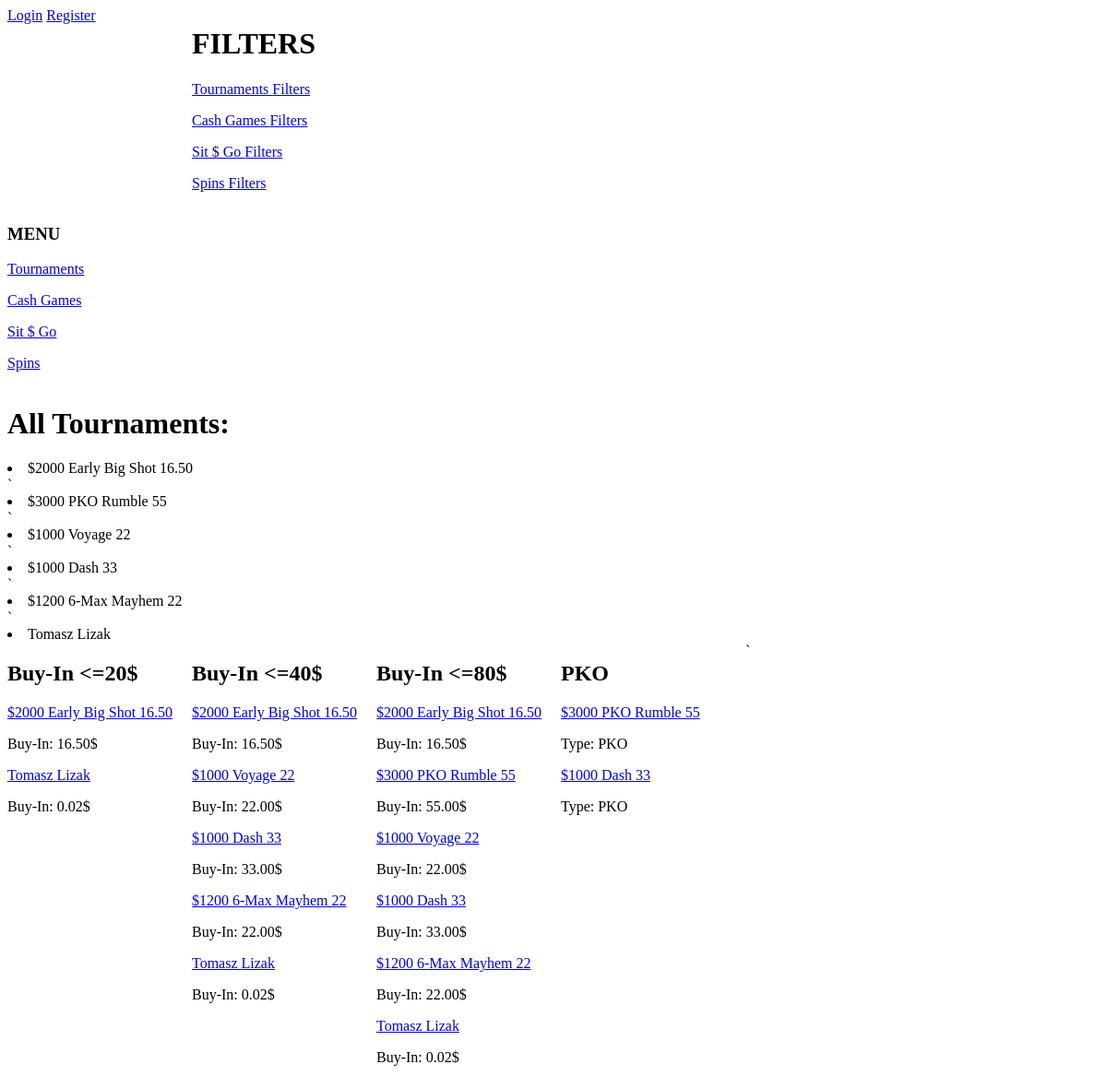
/game_type/1/filter/, run on an earlier commit of the app's database.
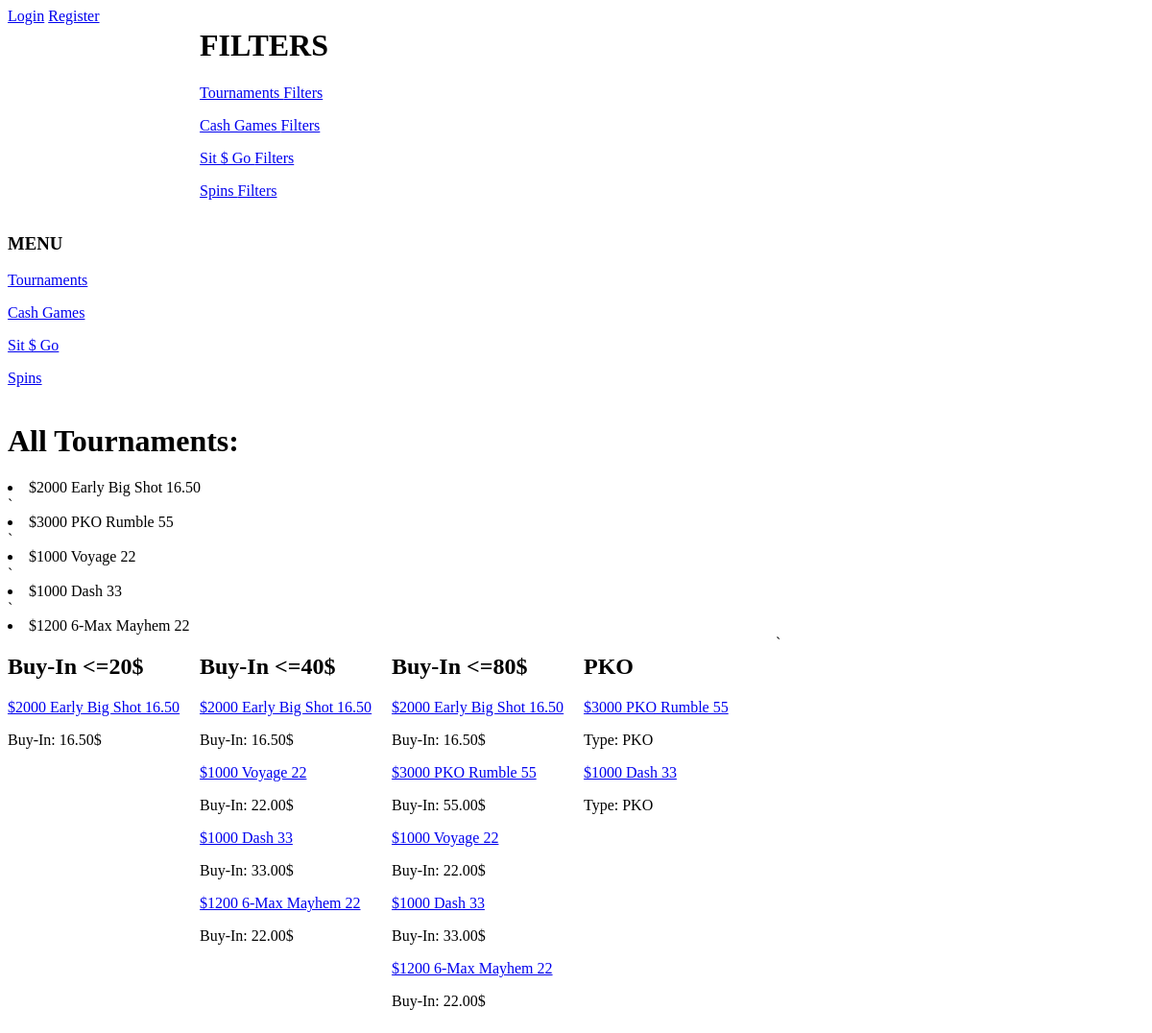
And on a later commit of the database.
### tournaments/models.py (models this page shows, shortened)
class Game_Type(models.Model):
    name = models.CharField(max_length=50)

class Tournaments(models.Model):
    Tournament_status = (
        ('compleated', 'compleated'),
        ('running', 'running'),
        ('late reg', 'late reg'),
        ('upcoming', 'upcoming')
    )
    Tournament_type =(
        ('freezout', 'freezout'),
        ('R&A', 'R&A'),
        ('PKO', "PKO"),
        ('Knockot', 'Knockout')
    )
    name = models.CharField(max_length=50)
    date = models.DateTimeField(auto_now=False, auto_now_add=False, blank=True, null=True)
    buy_in = models.DecimalField(max_digits=12, decimal_places=2)
    players = models.IntegerField(blank=True, null=True)
    prizepool = models.DecimalField(max_digits=12, decimal_places=2)
    status = models.CharField(choices=Tournament_status, max_length = 30)
    type = models.CharField(choices=Tournament_type, max_length = 30)
    game_type = models.ForeignKey(Game_Type, on_delete=models.CASCADE, null=True)
    class Meta:
        verbose_name = 'Tournament'
        verbose_name_plural = 'Tournaments'

### tournaments/views.py (the view)
# urls.py: path('game_type/<id>/filter/', filter),
def filter(request,id):
    all_tournaments = Tournaments.objects.all()
    all_cashes = Cash_Games.objects.all()
    all_sit_go = Sit_Go.objects.all()
    all_spins = Spin.objects.all()
    game_type = Game_Type.objects.all()
    category_type = Game_Type.objects.get(pk=id)
    data ={'all_tournaments' : all_tournaments,
           'game_type' : game_type,
           'category_type' : category_type,
           'all_cashes' : all_cashes,
           'all_sit_go': all_sit_go,
           'all_spins' : all_spins}
    return render(request, 'szablon_filters.html', data)

### tournaments/templates/szablon_filters.html (shortened to what this page needs)
{% extends 'szablon.html' %}
{% block layout %}
{% if category_type.id == 1 %}
<h1>All Tournaments: </h1>
    {% for tour in all_tournaments %}
        <li>{{ tour.name }}</li>
`       {% endfor %}
<div style="width:200; float:left">
        <h2>Buy-In <=20$</h2>
        {% for tour in all_tournaments %}
            {% if tour.buy_in <= 20 %}
                <p><a href = "/tournament/{{ tour.id }}/"> {{ tour.name }} </a></p>
                <p>Buy-In: {{ tour.buy_in }}$</p>
            {% endif %}
        {% endfor %}
</div>
<div style="width:200; float:left">
        <h2>Buy-In <=40$</h2>
        {% for tour in all_tournaments %}
            {% if tour.buy_in <= 40 %}
                <p><a href = "/tournament/{{ tour.id }}/"> {{ tour.name }} </a></p>
                <p>Buy-In: {{ tour.buy_in }}$</p>
            {% endif %}
        {% endfor %}
</div>
<div style="width:200; float:left">
        <h2>Buy-In <=80$</h2>
        {% for tour in all_tournaments %}
            {% if tour.buy_in <= 80 %}
                <p><a href = "/tournament/{{ tour.id }}/"> {{ tour.name }} </a></p>
                <p>Buy-In: {{ tour.buy_in }}$</p>
            {% endif %}
        {% endfor %}
</div>
<div style="width:200; float:left">
        <h2>PKO</h2>
        {% for tour in all_tournaments %}
            {% if tour.type == "PKO" %}
                <p><a href = "/tournament/{{ tour.id }}/"> {{ tour.name }} </a></p>
                <p>Type: {{ tour.type }}</p>
            {% endif %}
        {% endfor %}
</div>
{% endif %}
{% endblock layout %}

### tournaments/templates/szablon.html (shortened to what this page needs)
<div style="width:200px; float:left">
    <div class="navbar-nav">
        {% if user.is_authenticated %}
            <a class="nav-item nav link" href="{% url 'profile' %}">Profile</a>
            <a class="nav-item nav link" href="{% url 'logout' %}">Logout</a>
        {% else %}
            <a class="nav-item nav link" href="{% url 'login' %}">Login</a>
            <a class="nav-item nav link" href="{% url 'register' %}">Register</a>
        {% endif %}
    </div>
</div>
<div style="width:700; float:left">
    <h1> FILTERS </h1>
    {% for game in game_type %}
        <p><a href = "/game_type/{{ game.id }}/filter/"> {{ game.name }} Filters </a></p>
    {% endfor %}
</div>
<div style="width:200px; float:left">
<h3> MENU </h3>
{% for game in game_type %}
<p><a href = "/game_type/{{ game.id }}/"> {{ game.name }}</a> </p>
{% endfor %}
    </div>
    <div style="width:1200; float:left">
        {% block layout %}   {% endblock layout %}
    </div>

What changed in the data, as far as the page shows it:
removed Tournaments: name "Tomasz Lizak", buy_in "0.02"
